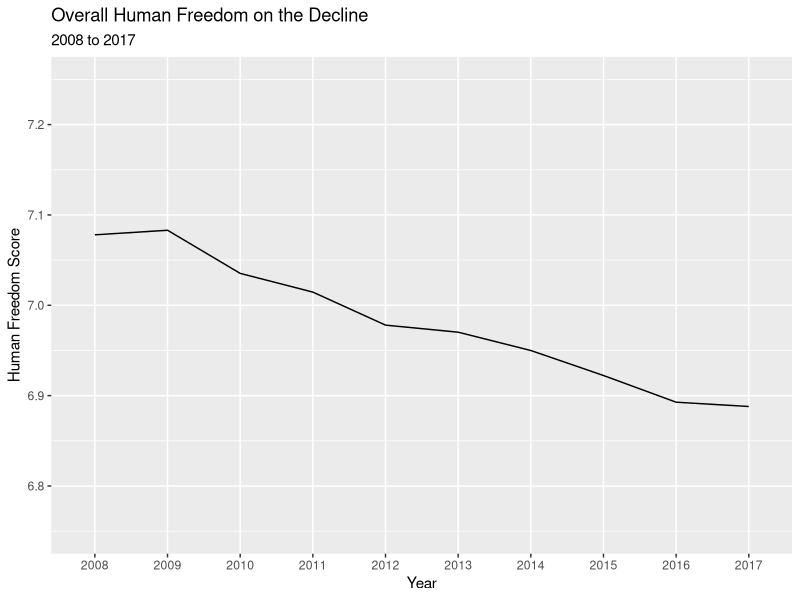
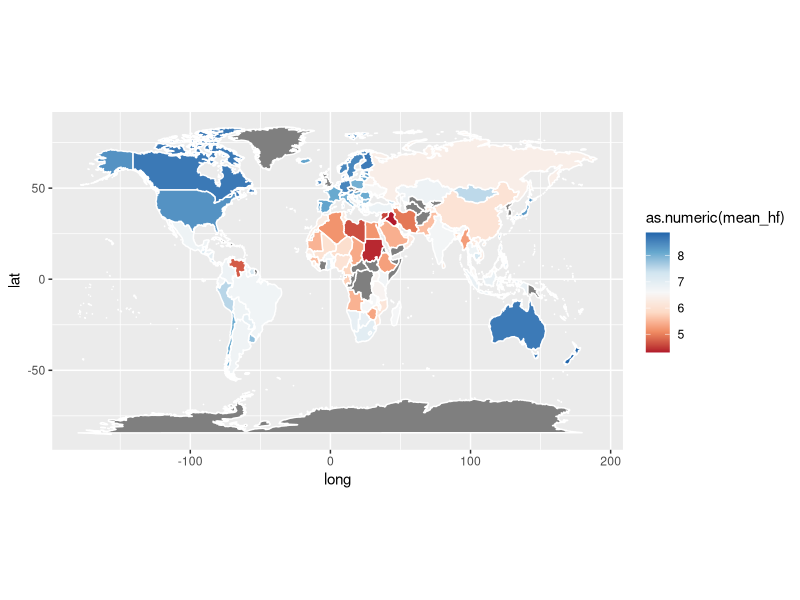
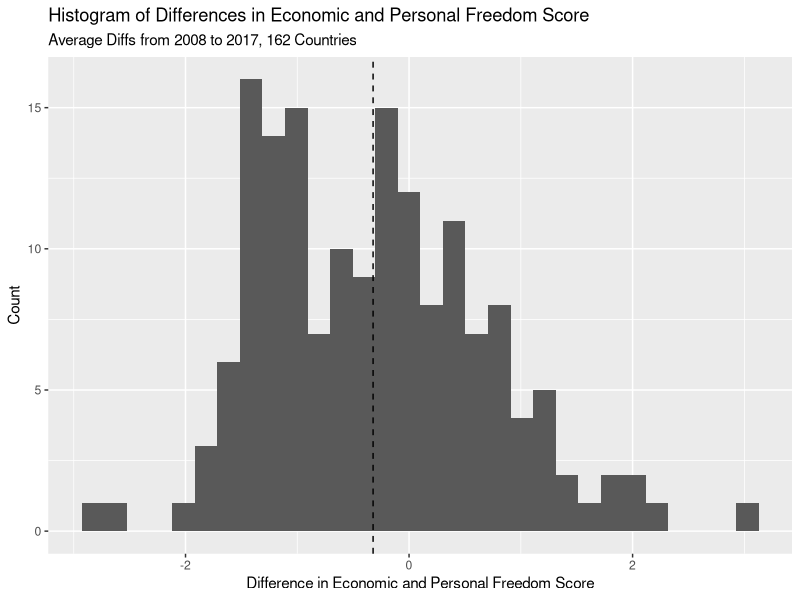
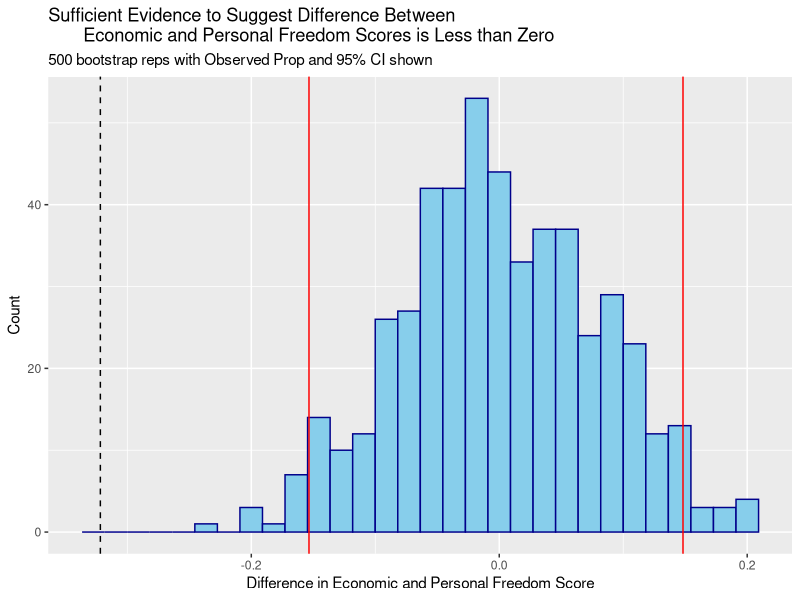
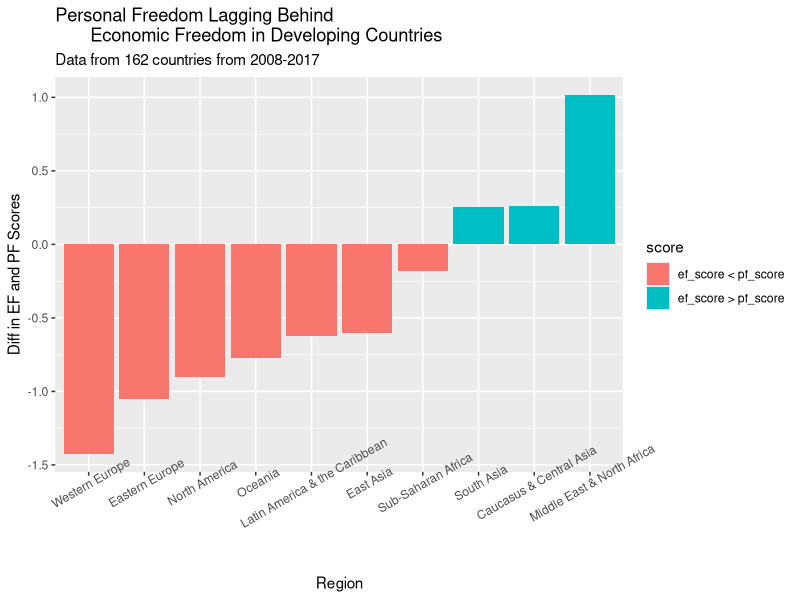

Generate these figures, in order, with R: (Note: this script raises an error after producing the figures.)
## ---- chunk 1
library(tidyverse)
library(ggplot2)
library(dplyr)
require(maps)
require(viridis)
theme_set(
  theme_gray()
  )
hfi <- read_csv("data/hfi_cc_2019.csv") 
## ---- chunk 2
glimpse(hfi)
## ---- chunk 3
hfscore_by_year <- hfi %>% 
  filter(hf_score != "-") %>% 
  group_by(year) %>% 
  summarize(mean_hf = mean(as.numeric(hf_score)))

ggplot(data = hfscore_by_year, 
       aes(x = as.factor(year), y = mean_hf, group = 1)) +
  geom_line(stat = "identity") +
  ylim(6.75, 7.25) + 
  labs(x = "Year", y = "Human Freedom Score", 
       title = "Overall Human Freedom on the Decline",
       subtitle = "2008 to 2017")
## ---- chunk 4
summarized_hfi <- hfi %>% 
  filter(hf_score != "-") %>% 
  group_by(countries) %>% 
  mutate(mean_hf = mean(as.numeric(hf_score))) %>% 
  slice(1) %>% 
  mutate(countries = ifelse(countries == "United States", "USA", countries)) %>% 
  summarize(countries, mean_hf)

world_map <- map_data("world")
freedom_map <- left_join(world_map, summarized_hfi, by = c("region" = "countries"))

# Create the map
ggplot(freedom_map, mapping = aes(long, lat, group = group)) +
  coord_fixed(1.3) +
  geom_polygon(aes(fill = as.numeric(mean_hf)), color = "white") +
  scale_fill_distiller(palette ="RdBu", direction = 1)
## ---- chunk 5
no_na_hfi <- hfi %>% 
  filter(pf_score != "-" & ef_score != "-")

clean_hfi <- no_na_hfi %>% 
  group_by(countries) %>% 
  mutate(mean_pf = mean(as.numeric(pf_score)),
         mean_ef = mean(as.numeric(ef_score))) %>% 
  mutate(diff_ef_pf = mean_ef - mean_pf) %>% 
  slice(1) %>% 
  summarize(countries, mean_ef, mean_pf, diff_ef_pf)

mean_diff <- clean_hfi %>% 
  summarize(mean_diff = mean(diff_ef_pf))

ggplot(data = clean_hfi, aes(x = diff_ef_pf)) +
  geom_histogram(bins = 30) +
  geom_vline(linetype = "dashed", xintercept = c(mean_diff$mean_diff)) +
  labs(x = "Difference in Economic and Personal Freedom Score", 
       y = "Count", 
       title = "Histogram of Differences in Economic and Personal Freedom Score",
       subtitle = "Average Diffs from 2008 to 2017, 162 Countries")
## ---- chunk 6
set.seed(10)
n_sims <- 500
boot_dist = numeric(n_sims) 
for(i in 1:n_sims){ 
  indices <- sample(1:nrow(clean_hfi), replace = T)
  boot_mean <- clean_hfi %>% 
    slice(indices) %>%                    
    summarize(boot_mean = mean(diff_ef_pf)) %>% 
    pull()                                
  boot_dist[i] <- boot_mean 
}

boot_means = tibble(boot_dist)
mu_0 <- 0
offset <- boot_means %>% 
  summarize(mu_0 - mean(boot_dist)) %>%
  pull()
boot_means <- boot_means %>%
  mutate(shifted_means = boot_dist + offset)
boot_1 <- boot_means%>%
  summarize(lower = quantile(shifted_means, 0.025), 
            upper = quantile(shifted_means, 0.975))
boot_1
## ---- chunk 7
obs_mean <- clean_hfi %>% 
  summarize(mean(diff_ef_pf)) %>% 
  pull()
obs_mean
## ---- chunk 8
obs_diff <- mu_0 - obs_mean
boot_means %>% 
  mutate(extreme = ifelse(shifted_means <= mu_0 - obs_diff |
                          shifted_means >= mu_0 + obs_diff, 1, 0)) %>% 
  summarize(p_val = mean(extreme))
## ---- chunk 9
ggplot(data = boot_means, aes(x = shifted_means)) +
  geom_histogram(color = "darkblue", fill = "skyblue") + 
  labs(x = "Difference in Economic and Personal Freedom Score", y = "Count", 
       title = "Sufficient Evidence to Suggest Difference Between 
       Economic and Personal Freedom Scores is Less than Zero",
       subtitle = "500 bootstrap reps with Observed Prop and 95% CI shown") +
  geom_vline(xintercept = c(boot_1$lower, boot_1$upper),
             color = "red") +
  geom_vline(linetype = "dashed", xintercept = c(mean_diff$mean_diff))
## ---- chunk 10
region_hfi <- no_na_hfi %>% 
  group_by(region) %>% 
  mutate(mean_pf = mean(as.numeric(pf_score)),
         mean_ef = mean(as.numeric(ef_score))) %>% 
  mutate(diff_ef_pf = mean_ef - mean_pf,
         score = ifelse(diff_ef_pf > 0, 
                        "ef_score > pf_score", "ef_score < pf_score")) %>% 
  slice(1) %>% 
  summarize(region, mean_ef, mean_pf, diff_ef_pf, score)

ggplot(data = region_hfi, aes(x = reorder(region, diff_ef_pf), 
                              y = diff_ef_pf, fill = score)) +
  geom_col() + 
  theme(axis.text.x = element_text(angle = 30)) +
  labs(x = "Region", y = "Diff in EF and PF Scores", 
       title = "Personal Freedom Lagging Behind 
       Economic Freedom in Developing Countries",
       subtitle = "Data from 162 countries from 2008-2017")
## ---- chunk 11
linreg_reg <- hfi %>% 
  filter(ef_score != "-" & pf_score != "-")
m_hf_reg <- lm(as.numeric(ef_score) - as.numeric(pf_score) ~ region, data = linreg_reg)
tidy(m_hf_reg) %>% 
  arrange(estimate)
## ---- chunk 12
corr_efpf <- no_na_hfi %>% 
  summarize(cor_ef_pf = cor(as.numeric(ef_score), as.numeric(pf_score)))
corr_efpf
## ---- chunk 13
ggplot(data = no_na_hfi, aes(x = as.numeric(ef_score), 
                             y = as.numeric(pf_score))) +
  geom_point(alpha = 0.5, position = "jitter") + 
  geom_smooth(method="lm") +
  labs(x = "Economic Freedom Score", y = "Personal Freedom Score", 
       title = "Positive Correlation Between Economic and Personal Freedom",
       subtitle = "Data from 162 countries from 2008-2017")
## ---- chunk 14
hfi_coldwar <- hfi %>% 
  mutate(post_soviet = ifelse(countries == "Russia" | 
                                countries == "Ukraine" | 
                                countries == "Moldova" | 
                                countries == "Uzbekistan" | 
                                countries == "Kazakhstan" | 
                                countries == "Kyrgyzstan" | 
                                countries == "Tajikistan" | 
                                countries == "Turkmenistan" | 
                                countries == "Georgia" | 
                                countries == "Azerbaijan" | 
                                countries == "Armenia" | 
                                countries == "Lithuania" | 
                                countries == "Latvia" | 
                                countries == "Estonia", "yes", "no")) %>% 
  mutate(nato = ifelse(countries == "Belgium" | 
                         countries == "Canada" | 
                         countries == "Denmark" | 
                         countries == "France" | 
                         countries == "Germany" | 
                         countries == "Greece" | 
                         countries == "Iceland" | 
                         countries == "Italy" | 
                         countries == "Luxembourg" | 
                         countries == "Netherlands" | 
                         countries == "Norway" | 
                         countries == "Portugal" | 
                         countries == "Spain" | 
                         countries == "Turkey" | 
                         countries == "United Kingdom" | 
                         countries == "United States", "yes", "no")) %>% 
  filter(post_soviet == "yes" | nato == "yes") %>% 
  mutate(coldwar_side = ifelse(post_soviet == "yes", "soviet", "western"))
  

ef_govt_coldwar <- hfi_coldwar %>% 
  filter(ef_government != "-") %>% 
  select(countries, coldwar_side, year, ef_government) %>% 
  group_by(year, coldwar_side) %>% 
  mutate(mean_ef_government = mean(as.numeric(ef_government)))

ggplot(data = ef_govt_coldwar, 
       aes(x = as.factor(year), y = mean_ef_government, group = coldwar_side, color = coldwar_side)) +
  geom_line(stat = "identity") +
  labs(x = "Year", y = "Smaller Government", 
       title = "Post-Soviet Countries Have Smaller Governments Than Western Countries",
       subtitle = "2008 to 2017, Higher Score = Smaller Government") +
  theme(axis.line.y = element_line(arrow = arrow()))

hf_coldwar <- hfi_coldwar %>% 
  filter(hf_score != "-") %>% 
  select(countries, coldwar_side, year, hf_score) %>% 
  group_by(year, coldwar_side) %>% 
  mutate(mean_hf = mean(as.numeric(hf_score)))

ggplot(data = hf_coldwar, 
       aes(x = as.factor(year), y = mean_hf, group = coldwar_side, color = coldwar_side)) +
  geom_line(stat = "identity") +
  labs(x = "Year", y = "Human Freedom Score", 
       title = "Post-Soviet Countries Less Free Than Western Countries",
       subtitle = "2008 to 2017")
## ---- chunk 15
coldwar_govtsize_reg <- hfi_coldwar %>% 
  filter(hf_score != "-")
m_hf_reg <- lm(as.numeric(hf_score) ~ as.numeric(ef_government) + coldwar_side + coldwar_side * as.numeric(ef_government), 
               data = coldwar_govtsize_reg)
tidy(m_hf_reg) %>% 
  arrange(estimate) 
## ---- chunk 16
p_coldwar_govtsize_reg <- hfi_coldwar %>% 
  filter(pf_score != "-")
m_hf_reg <- lm(as.numeric(pf_score) ~ as.numeric(ef_government) + coldwar_side + coldwar_side * as.numeric(ef_government), 
               data = p_coldwar_govtsize_reg)
tidy(m_hf_reg) %>% 
  arrange(estimate) 
## ---- chunk 17
hfi <- hfi%>%
  mutate(pf_movement_nowomen = (as.numeric(pf_movement_domestic) 
                                + as.numeric(pf_movement_foreign))/2)
hfi <- hfi%>%
  mutate(pf_ss_nowomen = (as.numeric(pf_ss_homicide) 
                          + as.numeric(pf_ss_disappearances))/2)
hfi <- hfi%>%
  mutate(pf_identity_nowomen = (as.numeric(pf_identity_legal) 
                          + as.numeric(pf_identity_sex_male))/2)

hfi <- hfi%>%
  mutate(pf_rol = as.numeric(pf_rol))%>%
  mutate(pf_religion = as.numeric(pf_religion))%>%
  mutate(pf_association = as.numeric (pf_association))%>%
  mutate(pf_expression = as.numeric(pf_expression))%>%
  mutate(ef_score = as.numeric(ef_score))%>%
  mutate(hfi_women_unweighted = (ef_score * 0.5) 
         + (pf_rol * 0.125)
         + (pf_ss_nowomen * 0.125)
         + (pf_movement_nowomen * 0.05)
         + (pf_identity_nowomen * 0.05)
         + (pf_expression * 0.05)
         + (pf_association * 0.05)
         + (pf_religion * 0.05))
hfi <- hfi%>%
  mutate(pf_score_nowomen = (pf_rol * 0.25)
         + (pf_ss_nowomen * 0.25)
         + (pf_movement_nowomen * 0.1)
         + (pf_identity_nowomen * 0.1)
         + (pf_expression * 0.1)
         + (pf_association * 0.1)
         + (pf_religion * 0.1))

#what to do about na values?
#note: include in methodology why you did math this way

## ---- chunk 18
ws_only <- hfi%>%
  select(pf_ss_women, pf_ss_women_fgm, pf_ss_women_inheritance, 
         pf_ss_women_inheritance_daughters, pf_ss_women_inheritance_widows,
         pf_movement_women, pf_identity_sex_female, pf_identity_divorce, hfi_women_unweighted)
ws_only <- ws_only%>%
  mutate(pf_ss_women = as.numeric(pf_ss_women))%>%
  mutate(pf_movement_women = as.numeric(pf_movement_women))%>%
  mutate(pf_identity_divorce = as.numeric(pf_identity_divorce))%>%
  mutate(pf_identity_sex_female = as.numeric(pf_identity_sex_female))%>%

  mutate(ws_score = (((pf_identity_divorce + pf_identity_sex_female)/2) + pf_ss_women + pf_movement_women)/3)

ws_no_na <- ws_only%>%
    filter(!is.na(hfi_women_unweighted) & !is.na(ws_score)) 

corr_ws_hf <- ws_no_na%>%
  summarize(cor_ws_hfi = cor(hfi_women_unweighted, ws_score))
corr_ws_hf
## ---- chunk 19
ggplot(data = ws_no_na, aes(x = ws_score, 
                             y = hfi_women_unweighted)) +
  geom_point(alpha = 0.5, position = "jitter") + 
  geom_smooth(method="lm") +
  labs(x = "Women-Specific Freedoms Score", y = "Overall Freedom Score", 
       title = "Positive Correlation Between Women-Specific and Overall Freedom",
       subtitle = "Data from 162 countries from 2008-2017")
## ---- chunk 20
#can defintiely do simulation based
set.seed(10)
n_sims <- 2000
boot_dist = numeric(n_sims) 
for(i in 1:n_sims){ 
  indices <- sample(1:nrow(ws_no_na), replace = T)
  boot_cor <- ws_no_na %>% 
    slice(indices) %>%                    
    summarize(boot_cor = cor(ws_score, hfi_women_unweighted)) %>% 
    pull()                                
  boot_dist[i] <- boot_cor 
}

boot_cors = tibble(boot_dist)

mu_0 <- 0
offset <- boot_cors %>% 
  summarize(mu_0 - mean(boot_dist)) %>%
  pull()

boot_cors <- boot_cors %>%
  mutate(shifted_cors = boot_dist + offset)

boot_2 <- boot_cors%>%
  summarize(lower = quantile(shifted_cors, 0.005), 
            upper = quantile(shifted_cors, 0.995))
boot_2
